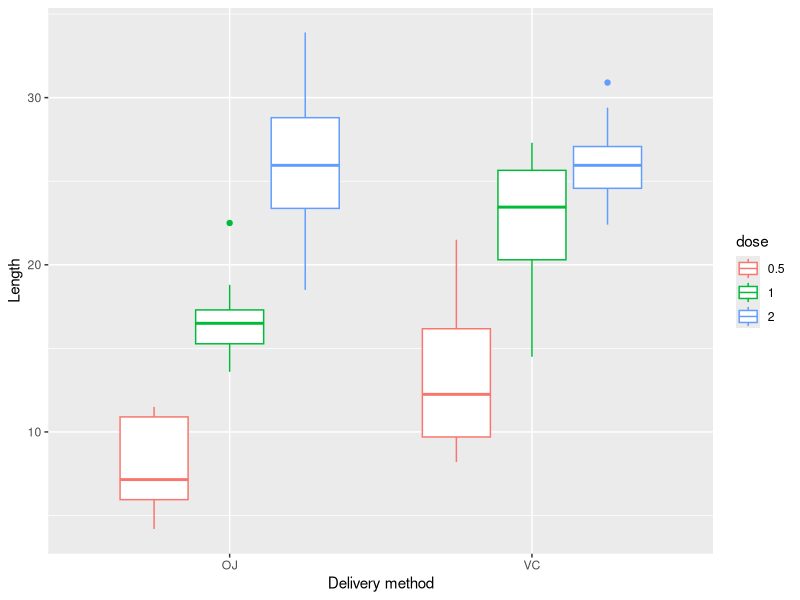

This figure's R source:
## ---- chunk 1
library(datasets)
library(ggplot2)
library(dplyr)
## ---- chunk 2
str(ToothGrowth)
summary(ToothGrowth)
## ---- chunk 3
ToothGrowth$dose <- factor(ToothGrowth$dose)
ToothGrowth %>% tbl_df %>% group_by(dose,supp) %>% summarise_each(funs(mean))
ggplot(ToothGrowth, aes(x=rev(supp), y=len, color=dose)) + 
  geom_boxplot() + 
  xlab("Delivery method") + 
  ylab("Length")

## ---- chunk 4
t.test(filter(ToothGrowth,supp=='OJ',dose==.5)$len,filter(ToothGrowth,supp=='VC',dose==.5)$len)
## ---- chunk 5
t.test(filter(ToothGrowth,supp=='OJ',dose==1)$len,filter(ToothGrowth,supp=='VC',dose==1)$len)
## ---- chunk 6
t.test(filter(ToothGrowth,supp=='OJ',dose==2)$len,filter(ToothGrowth,supp=='VC',dose==2)$len)
